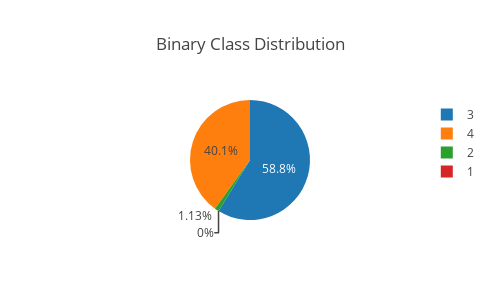

The notebook cell this image was saved under:
### Code cell
X = df_adjust.Pay
y = df_adjust.Education # make problem binary

plotly.offline.init_notebook_mode() # run at the start of every notebook

graph1 = {'labels': np.unique(y),
          'values': np.bincount(y),
            'type': 'pie'}
fig = dict()
fig['data'] = [graph1]
fig['layout'] = {'title': 'Binary Class Distribution',
                'autosize':False,
                'width':500,
                'height':300}

plotly.offline.iplot(fig)

### Figure 1 — Plotly figure (JSON) as saved in the notebook; plotly's stock layout.template omitted (floating-point values rounded to 4 significant figures)
{"data": [{"labels": [1, 2, 3, 4], "type": "pie", "values": [0, 9440, 492990, 336149, 175876]}], "layout": {"autosize": false, "height": 300, "title": "Binary Class Distribution", "width": 500}}
